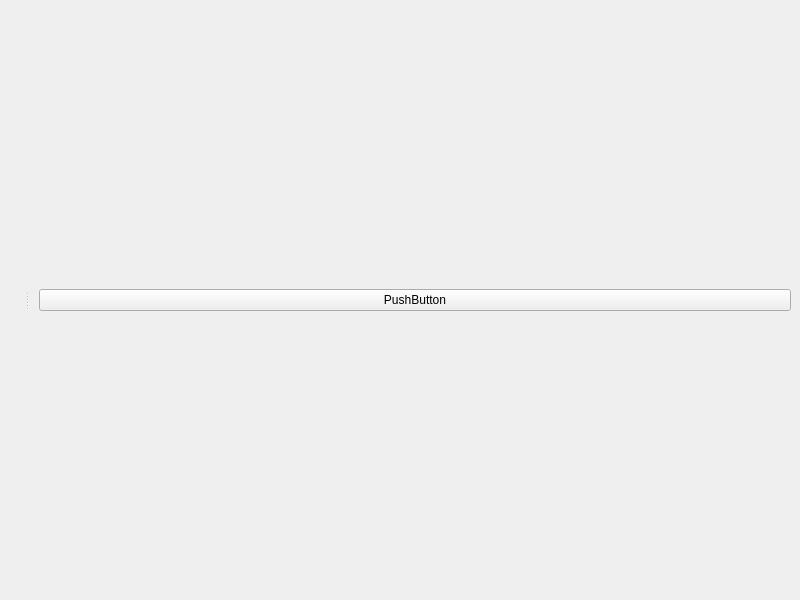
<?xml version="1.0" encoding="UTF-8"?>
<ui version="4.0">
 <class>MainWindow</class>
 <widget class="QMainWindow" name="MainWindow">
  <property name="geometry">
   <rect>
    <x>0</x>
    <y>0</y>
    <width>800</width>
    <height>600</height>
   </rect>
  </property>
  <property name="windowTitle">
   <string>MainWindow</string>
  </property>
  <widget class="QWidget" name="centralwidget">
   <property name="sizePolicy">
    <sizepolicy hsizetype="Expanding" vsizetype="Expanding">
     <horstretch>0</horstretch>
     <verstretch>0</verstretch>
    </sizepolicy>
   </property>
   <layout class="QVBoxLayout" name="verticalLayout">
    <item>
     <layout class="QHBoxLayout" name="horizontalLayout">
      <item>
       <widget class="QPushButton" name="pushButton">
        <property name="text">
         <string>PushButton</string>
        </property>
       </widget>
      </item>
     </layout>
    </item>
   </layout>
  </widget>
  <widget class="QDockWidget" name="leftHandPanel">
   <property name="floating">
    <bool>false</bool>
   </property>
   <property name="features">
    <set>QDockWidget::NoDockWidgetFeatures</set>
   </property>
   <property name="allowedAreas">
    <set>Qt::NoDockWidgetArea</set>
   </property>
   <attribute name="dockWidgetArea">
    <number>1</number>
   </attribute>
   <widget class="owl::ServerPanel" name="dockWidgetContents">
    <layout class="QHBoxLayout" name="horizontalLayout_2"/>
   </widget>
  </widget>
 </widget>
 <customwidgets>
  <customwidget>
   <class>owl::ServerPanel</class>
   <extends>QWidget</extends>
   <header>ServerPanel.h</header>
   <container>1</container>
  </customwidget>
 </customwidgets>
 <resources/>
 <connections/>
</ui>
